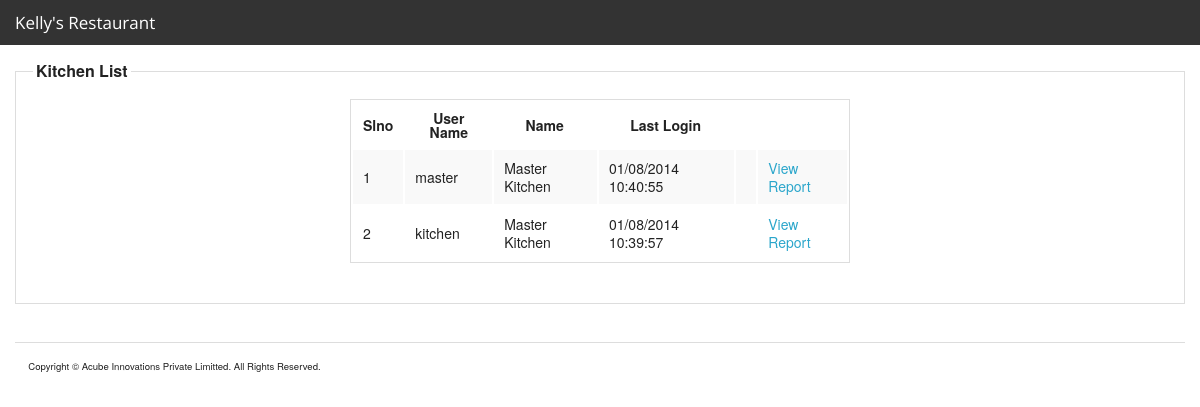
/admin/kitchen_list.php (signed in), run on the app's committed database.
### tables this page shows
CREATE TABLE IF NOT EXISTS `kitchen` (
  `id` int(11) NOT NULL AUTO_INCREMENT,
  `counter_id` int(11) DEFAULT NULL COMMENT 'NULL For Master Kitchen',
  `username` varchar(255) NOT NULL,
  `password` varchar(255) NOT NULL,
  `name` text,
  `image` text,
  `securityquestion_id` int(11) DEFAULT NULL,
  `answer` text,
  `lastlogin` datetime DEFAULT NULL,
  `last_bill_number` int(11) NOT NULL DEFAULT '0',
  `status_id` int(11) NOT NULL,
  `created` datetime NOT NULL,
  `updated` datetime DEFAULT NULL,
  PRIMARY KEY (`id`),
  UNIQUE KEY `username` (`username`),
  KEY `securityquestion_id` (`securityquestion_id`)
);

### include/class/class_page/class_page.php (called while the page is built, shortened)
<?php
class Page {
	var $connection_list = array();
	var $conf_list = array();
	var $menuconf_list = array();
	var $class_list = array();
	var $function_list = array();
	var $root_path='./';
	var $module_path='modules/';
	var $module = "" ;
	var $style='';
	var $script='';
	var $print_page='';
	function display(){
		$debug_output .= ob_get_contents();
		if(count($this->conf_list) > 0){
			foreach ($this->conf_list as $conf_file){
				$debug_output .= ob_get_contents();
			}
		}
		if(count($this->connection_list) > 0){
			foreach ($this->connection_list as $connection_file){
				$debug_output .= ob_get_contents();
			}
		}
		if(count($this->menuconf_list) > 0){
			foreach ($this->menuconf_list as $menuconf_file){
				$debug_output .= ob_get_contents();
			}
		}
		if(count($this->function_list) > 0){
			foreach ($this->function_list as $function_file){
				$debug_output .= ob_get_contents();
			}
		}
		if(trim($this->module) != ""){
			$debug_output .= ob_get_contents();
		}
		if(count($this->class_list) > 0){
			foreach ($this->class_list as $class_file){
				$debug_output .= ob_get_contents();
				$debug_output .= ob_get_contents();
			}
		}
		if(trim($this->module) != ""){
			$filename = $this->root_path.$this->module_path.$this->module."/style.css";
			if (file_exists( $filename)) {
				$this->style.='<link rel="stylesheet" type="text/css" href="'.$filename.'">';
			}else{
				$debug_output .= 'File :: '.$filename ." not exists <br/>";
			}
			$filename = $this->root_path.$this->module_path.$this->module."/script.js";
			if (file_exists($filename)) {
				$this->script.='<script src="'.$filename.'" language="JavaScript" type="text/JavaScript"></script>';
			}else{
				$debug_output .= 'File :: '.$filename ." not exists. <br/>";
			}
		}
		if(trim($this->module) != ""){
			$filename = $this->root_path.$this->module_path.$this->module."/functions.php";
			if (file_exists($filename)) {
				ob_start();
				include($filename);
				$this->print_page .= ob_get_contents();
				ob_end_clean();
			}else{
				$debug_output .= ob_get_contents();
			}
			$filename = $this->root_path.$this->module_path.$this->module."/code.php";
			if (file_exists($filename)) {
				include($filename);
				$this->print_page .= ob_get_contents();
			}else{
				ob_start();
				echo 'File :: '.$filename ." not exists. <br/>";
				$debug_output .= ob_get_contents();
				ob_end_clean();
			}
			$filename = $this->root_path.$this->module_path.$this->module."/style.php";
			if (file_exists($filename)) {
				ob_start();
				include($filename);
				$this->style.='<style>';
				$this->style .= ob_get_contents();
				$this->style.='</style>';
				ob_end_clean();
			}else{
				$debug_output .='File :: '.$filename ." not exists. <br/>";
			}
						$filename = $this->root_path.$this->module_path.$this->module."/script.php";
			if (file_exists($filename)) {
				ob_start();
				include($filename);
				$this->script.='<script language="JavaScript" type="text/JavaScript">';
				$this->script .= ob_get_contents();
				$this->script.='</script>';
				ob_end_clean();
			}else{
				$debug_output .='File :: '.$filename ." not exists. <br/>";
			}
			$filename = $this->root_path.$this->module_path.$this->module."/view.php";
			if (file_exists($filename)) {
				include($filename);
				$this->print_page .= ob_get_contents();
			}else{
				ob_start();
				echo 'File :: '.$filename ." not exists. <br/>";
				$debug_output .= ob_get_contents();
				ob_end_clean();
			}
		}
	}
}
?>

### modules/kitchen/admin_kitchen_list/code.php (called while the page is built, shortened)
<?php
$admin_kitchen = new Kitchen($myconnection);
$admin_kitchen->connection=$myconnection;
$array_kitchen=$admin_kitchen->get_list_array_bylimit();
if($array_kitchen!=false){
	$count=count($array_kitchen);
}else{}
?>

### include/class/class_kitchen/class_kitchen.php (called while the page is built, shortened)
<?php
class Kitchen{
	var $connection="";
 function get_list_array_bylimit($start_record = 0,$max_records = 25){
        $limited_data = array();
        $i=0;
        $strSQL = "SELECT id,username,name,lastlogin,status_id ,counter_id FROM kitchen WHERE 1 ";
      $strSQL .= "ORDER BY id";
      $strSQL_limit = sprintf("%s LIMIT %d, %d", $strSQL, $start_record, $max_records);
      $rsRES = mysql_query($strSQL_limit, $this->connection) or die(mysql_error(). $strSQL_limit);
    if ( mysql_num_rows($rsRES) > 0 ){
        while ( list ($id,$username,$name,$lastlogin,$status_id,$counter_id) = mysql_fetch_row($rsRES) ){
              $limited_data[$i]["id"] = $id;
              $limited_data[$i]["username"] = $username;
              $limited_data[$i]["name"] = $name;
              $limited_data[$i]["lastlogin"] = date('m/d/Y H:i:s', strtotime($lastlogin));
               $limited_data[$i]["status_id"] = $status_id;
               $limited_data[$i]["counter_id"] = $counter_id;
              $i++;
          }return $limited_data;
          }else{
          return false;
           }
 }
}

### modules/kitchen/admin_kitchen_list/view.php (the view, shortened to what this page needs)
<!DOCTYPE html PUBLIC "-//W3C//DTD XHTML 1.0 Transitional//EN" "http://www.w3.org/TR/xhtml1/DTD/xhtml1-transitional.dtd">
<html xmlns="http://www.w3.org/1999/xhtml">
<head>
</head>
<body>
<form id="form2" name="form2" method="post" action="">
  <fieldset>
    <legend> Kitchen List</legend>
  <table width="500" height="68" align="center">
    <tr>
        <th>Slno</th>
        <th>User Name</th>
        <th>Name </th>
        <th colspan="2">Last Login</th>
    </tr>
     <?php
      	if($array_kitchen==false)
	       {
	   ?>
    <tr>
      <td colspan="7" >No records found </td>
    </tr>
       <?php } else {
		    $i=0;
			  while($i<$count){
		     ?>
     <tr>
      <td><?php echo $array_kitchen[$i]['id']?></td>
      <td><?php echo $array_kitchen[$i]['username']?></td>
         <td colspan="2"> <?php echo $array_kitchen[$i]['name'] ;?></td>
          <td> <?php echo $array_kitchen[$i]['lastlogin'] ;?></td>
           <td colspan="2"> <?php if(isset($g_ARRAY_STATUS[$array_kitchen[$i]['status_id']])){ echo $g_ARRAY_STATUS[$array_kitchen[$i]['status_id']];}?></td>
            <td colspan="4"><a href="admin_kitchen_sales_report.php?kitchen_id=<?php echo $array_kitchen[$i]['id']; if(isset($array_kitchen[$i]['counter_id']) && $array_kitchen[$i]['counter_id'] >0) { ?>&counter_id=<?php echo $array_kitchen[$i]['counter_id']; }?>">View Report</a></td>
      </tr>
     <?php
		  $i++;
		  }
		   } ?>
    </table>
    </form>
   </body>
   </html>

### data on the page
kitchen: id "1", username "master", name "Master Kitchen", lastlogin "01/08/2014 10:40:55"
kitchen: id "2", username "kitchen", name "Master Kitchen", lastlogin "01/08/2014 10:39:57"
